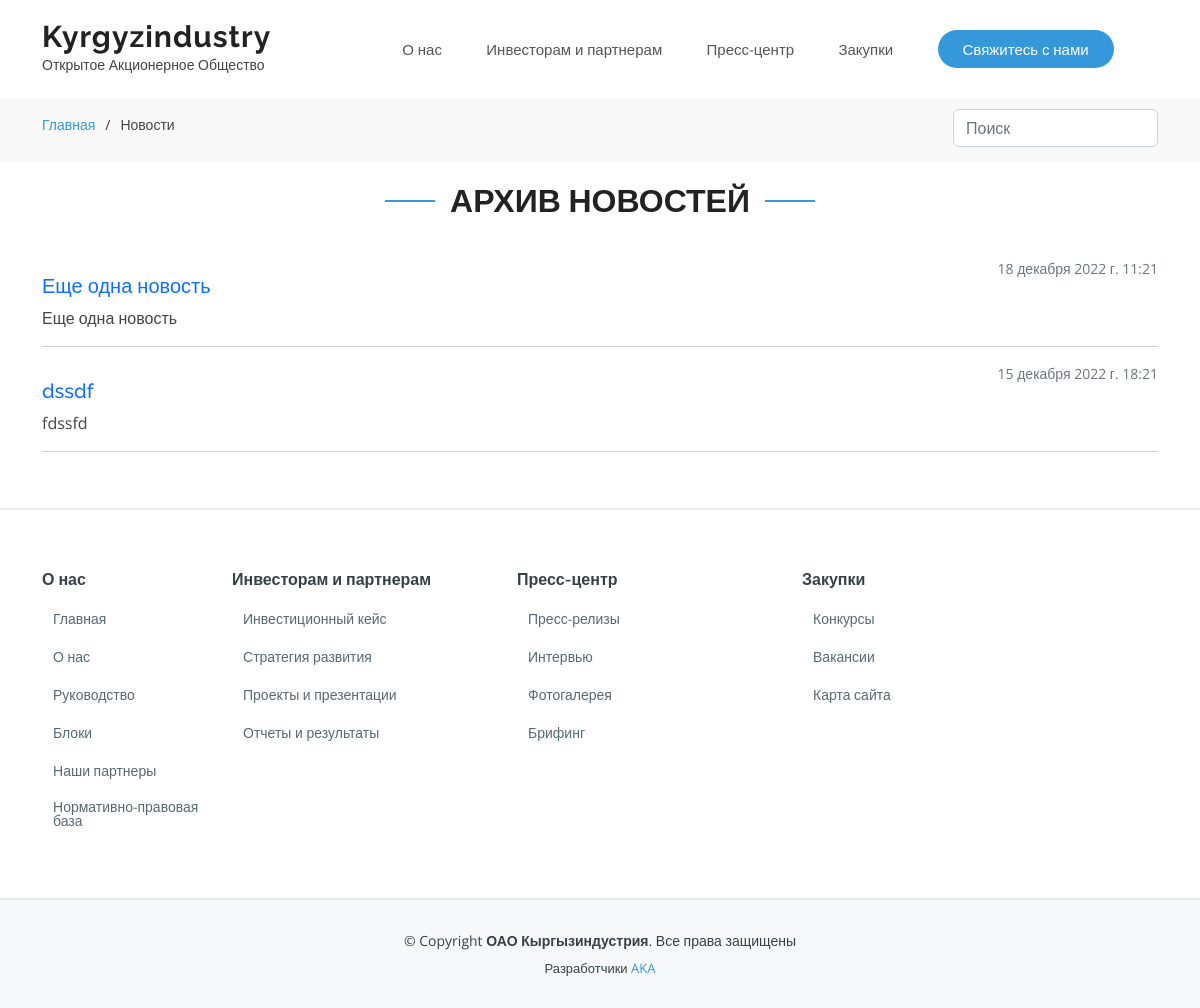
The app's page /ru/news/, older data.
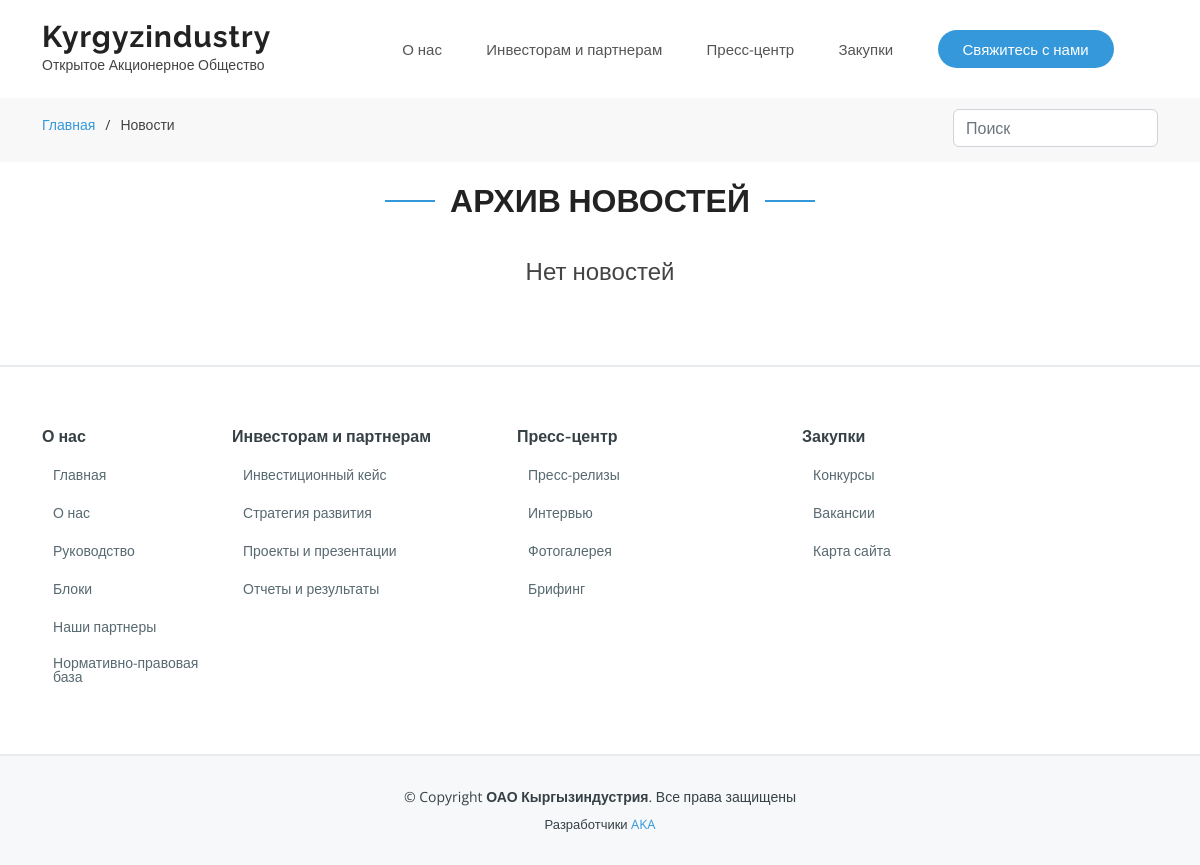
The same page, newer data.
### main/models.py (models this page shows, shortened)
class News(models.Model):
    Title=models.CharField(max_length=100,verbose_name="Заголовок новости", unique=True,error_messages={'unique':"Новость с таким названием уже существует!"})
    Short_Description = models.CharField(max_length=200,verbose_name="Краткое описание")
    Description=RichTextField(verbose_name="Описание")
    Date_added=models.DateTimeField(verbose_name="Дата публикации", default=now)
    Language= models.CharField(
                               max_length = 10,
                               choices = LanguageChoice.choices,
                               default = LanguageChoice.RU,
                               verbose_name = "Язык"
                               )
    Gallery=models.ForeignKey("galleryNews",on_delete=models.RESTRICT,verbose_name="Галерея")
    class Meta:
        ordering = ['-id']

### main/views.py (the view)
# urls.py: path('news/', views.news, name='news'),
def news(request):
    error = None
    trans = translate(language='ru')
    per_page = 12
    search_posts = request.GET.get('search')
    if search_posts:
        posts = News.objects.filter(Q(Title__icontains=search_posts) | Q(Short_Description__icontains=search_posts))
    else:
        posts = News.objects.all().filter(Language = get_lang(trans=trans)).order_by("-Date_added")
    count=posts.count()
    first_image = []
    for post in posts:
        img = PhotosNews.objects.filter(Gallery = post.Gallery).first()
        if img is None:
            error = True
        else:
            first_image.append(img.URL)
    current_page_news = Paginator(posts, per_page=per_page)
    current_page_img = Paginator(first_image, per_page=per_page)
    page_num = current_page_news.num_pages
    try:
        page = request.GET.get("page", 1)
        posts = current_page_news.page(page)
        page = request.GET.get("page", 1)
        images = current_page_img.page(page)
    except (PageNotAnInteger, TypeError):
        posts = current_page_news.page(1)
        images = current_page_img.page(1)
    except EmptyPage:
        posts = current_page_news.page(current_page_news.num_pages)
        images = current_page_img.page(current_page_img.num_pages)
    news_image_mixed = zip(posts, images)
    context = {
               'news_page': posts,
               'trans':trans,
               'all_news' : news_image_mixed,
               'page_num' : page_num,
               "error" : error,
               'count':count
               }
    return render(request, "client/pages/news.html", context)

### main/views.py (called while the page is built)
def get_lang(trans):
    if trans == 'en':
        lang = 'English'
    elif trans == 'zh-hans':
        lang = '中国人'
    elif trans == 'ky':
        lang = 'Кыргызча'
    else:
        lang = 'Русский'
    return lang

def translate(language):
    cur_language = get_language()
    try:
        activate(language)
    finally:
        activate(cur_language)
    return cur_language

### main/templates/client/pages/news.html (shortened to what this page needs)
{% extends 'client/base.html' %}
{% load i18n %}
{% load static %}
{% block content %}
<main id="main">
    <section id="breadcrumbs" class="breadcrumbs">
      <div class="container">
        <div class="d-flex justify-content-between align-items-center">
          <ol>
            <li><a href="{% url 'index' %}">{% translate "Главная" %}</a></li>
            <li>{% translate "Новости"%}</li>
          </ol>
          <form class="form-inline my-2 my-lg-0 pt-2">
            <input class="form-control mr-sm-2" name="search" action="{% url 'reports' %}" type="search" placeholder="Поиск" aria-label="Search">
          </form>
        </div>
      </div>
    </section>
    <section id="more-services" class="more-services">
    <div class="container">
      <div class="section-title" data-aos="fade-up">
        <h2>{% translate "Архив новостей" %}</h2>
      </div>
      {% if not error %}
      {% for value, img in all_news %}
      <a href="{% url 'news_detail' value.Title %}" class="list-group-item list-group-item-action">
        <div class="d-flex w-100 justify-content-between">
          <h5 class="mb-2 mt-3 text-primary news-link">{{value.Title}}</h5>
          <small class="text-muted">{{value.Date_added}}</small>
        </div>
        <p class="mb-1">{{value.Short_Description}}</p>
        <hr>
      </a>
      {% empty %}
      <div class="section-title" data-aos="fade-up">
        <h4>{% translate "Нет новостей" %}</h4>
      </div>
      {%endfor%}
      {% else %}
              <div class="section-title" data-aos="fade-up">
                <h5 class="text-danger">{% translate "Ошибка: В какой-то галереи не добавлены не одной фотографии" %}</h5>
              </div>
            {% endif %}
            </div>
    </section>
</main>
{% endblock content %}

Row changes from the older to the newer data that the page shows:
removed News: Title "Еще одна новость", Date_added "18 декабря 2022 г. 11:21", Short_Description "Еще одна новость"
removed News: Title "dssdf", Date_added "15 декабря 2022 г. 18:21", Short_Description "fdssfd"
Text that changed along with them:
text now shown: "Нет новостей"
